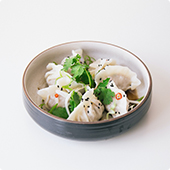
#> input picture OCKS/staticfiles/images/about-thumb-01.jpg, 170 x 170 px
$ python -i utils.py   (imports and definitions only)
#> lines starting #> are read from the running program, lines starting #| are printed output that depends on the picture
from datetime import datetime
from io import BytesIO
from pathlib import Path
import base64

import qrcode
from PIL import Image, ImageOps
from django.core.files.base import ContentFile
from django.utils import timezone

from kioskapp.models import Order

# [122 lines left out: functions generate_queue_number, calculate_estimated_wait_time, generate_qr_code, build_menu_image_content, not called in this run]


def build_cropped_menu_image_content(
    source_path,
    output_stem=None,
    crop_left=0.08,
    crop_top=0.08,
    crop_right=0.92,
    crop_bottom=0.36,
    max_dimension=1200,
    quality=88,
):
    """Crop a poster-style menu image down to the food/photo area and compress it."""
#> called with source_path = '../staticfiles/images/about-thumb-01.jpg', crop_left = 0.08, crop_top = 0.08, crop_right = 0.92, crop_bottom = 0.36, max_dimension = 1200, quality = 88
    source_path = Path(source_path)
    output_stem = output_stem or source_path.stem
    output_name = f"{output_stem}.jpg"

    with Image.open(source_path) as image:
#> image is the input picture: PIL image 170x170 RGB; mean R, G, B 207.5, 205.9, 200
        image = ImageOps.exif_transpose(image)
        width, height = image.size
#> width = 170; height = 170

        left = int(width * crop_left)
#> left = 13
        top = int(height * crop_top)
#> top = 13
        right = int(width * crop_right)
#> right = 156
        bottom = int(height * crop_bottom)
#> bottom = 61

        left = max(0, min(left, width - 1))
        top = max(0, min(top, height - 1))
        right = max(left + 1, min(right, width))
        bottom = max(top + 1, min(bottom, height))

        image = image.crop((left, top, right, bottom))
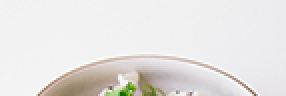
#> image: PIL image 143x48 RGB (shown 2 times larger); mean R, G, B 230.2, 228.2, 226.2
        image.thumbnail((max_dimension, max_dimension), Image.LANCZOS)

        if image.mode in ("RGBA", "LA", "P"):
            rgba_image = image.convert("RGBA")
            background = Image.new("RGBA", rgba_image.size, (255, 255, 255, 255))
            background.alpha_composite(rgba_image)
            image = background.convert("RGB")
        else:
            image = image.convert("RGB")

        buffer = BytesIO()
        image.save(buffer, format="JPEG", quality=quality, optimize=True, progressive=True)

    buffer.seek(0)
#> (the run stopped early here; a loop or call above may not have finished)

$ run again, on OCKS/staticfiles/images/about-thumb-02.jpg
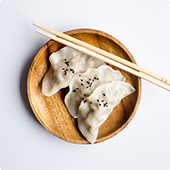
#> input picture OCKS/staticfiles/images/about-thumb-02.jpg, 170 x 170 px
#> in build_cropped_menu_image_content, image is the input picture: PIL image 170x170 RGB; mean R, G, B 214.1, 202.6, 191.6
#> in build_cropped_menu_image_content, `image = image.crop((left, top, right, bottom))`:
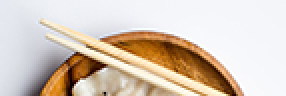
#> image: PIL image 143x48 RGB (shown 2 times larger); mean R, G, B 215.7, 201.7, 188.2

$ run again, on OCKS/staticfiles/images/about-thumb-03.jpg
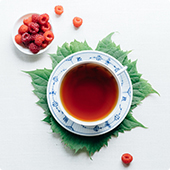
#> input picture OCKS/staticfiles/images/about-thumb-03.jpg, 170 x 170 px
#> in build_cropped_menu_image_content, image is the input picture: PIL image 170x170 RGB; mean R, G, B 198.7, 193.4, 190.4
#> in build_cropped_menu_image_content, `image = image.crop((left, top, right, bottom))`:
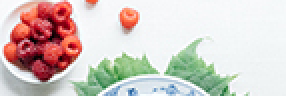
#> image: PIL image 143x48 RGB (shown 2 times larger); mean R, G, B 213, 201.5, 196.5
